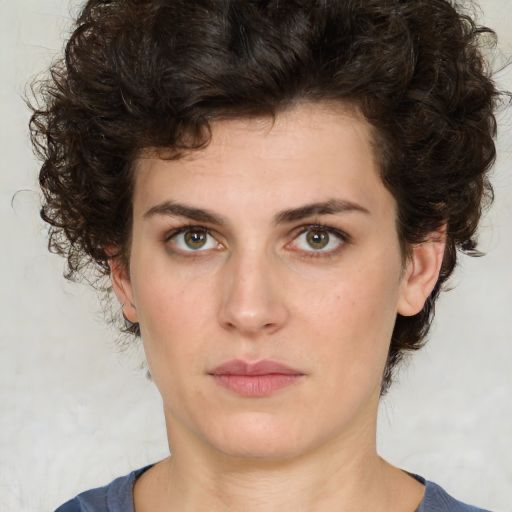
#> input picture Resources/lena.png, 512 x 512 px, given in place of the camera
$ python ColorPicker.py
#> lines starting #> are read from the running program, lines starting #| are printed output that depends on the picture; after the words box and inside, x2 and y2 are one past the last pixel; in counts of white or black regions, pixels touching at a corner belong together
import cv2
import numpy as np

frameWidth = 640
frameHeight = 480
cap = cv2.VideoCapture(0)
cap.set(3, frameWidth)
cap.set(4, frameHeight)
cap.set(10, 150)

def empty(a):
    pass

cv2.namedWindow("Trackbars")
cv2.createTrackbar("HUE Min", "Trackbars", 0, 179, empty)
#> slider 'HUE Min' is set to 35
cv2.createTrackbar("SAT Min", "Trackbars", 0, 255, empty)
#> slider 'SAT Min' is set to 51
cv2.createTrackbar("VAL Min", "Trackbars", 0, 255, empty)
#> slider 'VAL Min' is set to 51
cv2.createTrackbar("HUE Max", "Trackbars", 179, 179, empty)
cv2.createTrackbar("SAT Max", "Trackbars", 255, 255, empty)
cv2.createTrackbar("VAL Max", "Trackbars", 255, 255, empty)

while True:
    _, img = cap.read()
#> img is the input picture: shape (512, 512, 3); mean B, G, R 119, 132.6, 153.8
    imgHsv = cv2.cvtColor(img, cv2.COLOR_BGR2HSV)
#> imgHsv: shape (512, 512, 3); mean H, S, V 17.5, 72.7, 154.2

    h_min = cv2.getTrackbarPos("HUE Min", "Trackbars")
    h_max = cv2.getTrackbarPos("HUE Max", "Trackbars")
    s_min = cv2.getTrackbarPos("SAT Min", "Trackbars")
    s_max = cv2.getTrackbarPos("SAT Max", "Trackbars")
    v_min = cv2.getTrackbarPos("VAL Min", "Trackbars")
    v_max = cv2.getTrackbarPos("VAL Max", "Trackbars")
    print(h_min, h_max, s_min, s_max, v_min, v_max)

    lower = np.array([h_min, s_min, v_min])
    upper = np.array([h_max, s_max, v_max])
    mask = cv2.inRange(imgHsv, lower, upper)
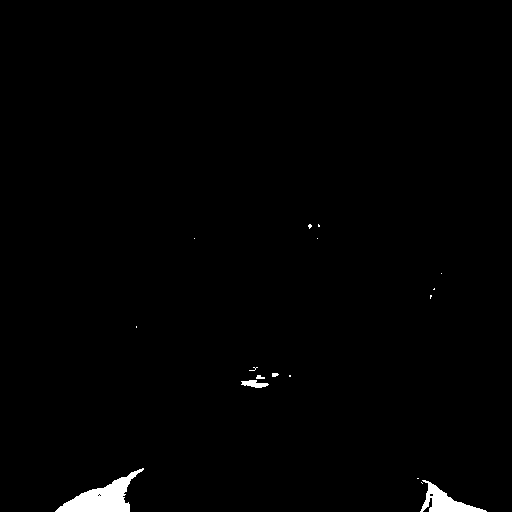
#> mask: shape (512, 512); 1% white; 17 white regions (12 under 20 px), largest, box (x1, y1, x2, y2) and area: (55, 468, 144, 512) 1581, (420, 480, 487, 512) 823, (241, 380, 269, 388) 137, (256, 375, 265, 379) 26, (272, 373, 279, 377) 23
    result = cv2.bitwise_and(img, img, mask = mask)

    mask = cv2.cvtColor(mask, cv2.COLOR_GRAY2BGR)
    hStack = np.hstack([img, mask, result])
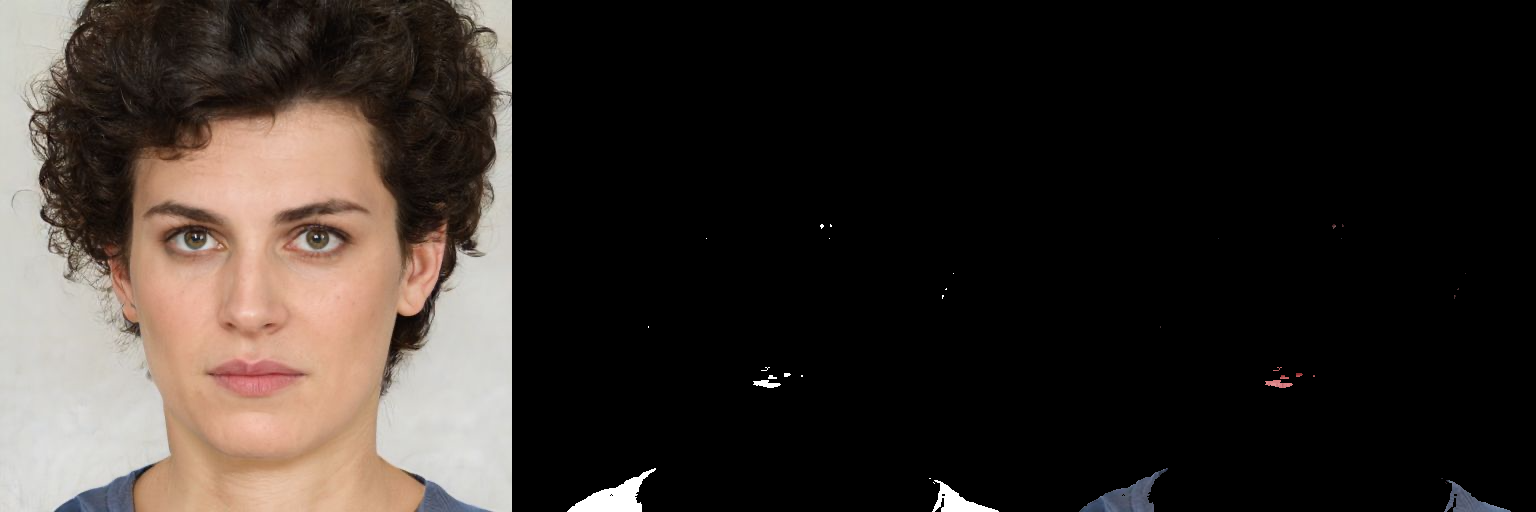
#> hStack: shape (512, 1536, 3); mean B, G, R 40.9, 45.4, 52.4

    cv2.imshow('Horizontal Stacking', hStack)
    if cv2.waitKey(1) & 0xFF == ord('q'):
#> (key q is pressed here)
        break

    if cv2.waitKey(30) >= 0:
        break

cap.release()
cv2.destroyAllWindows()
